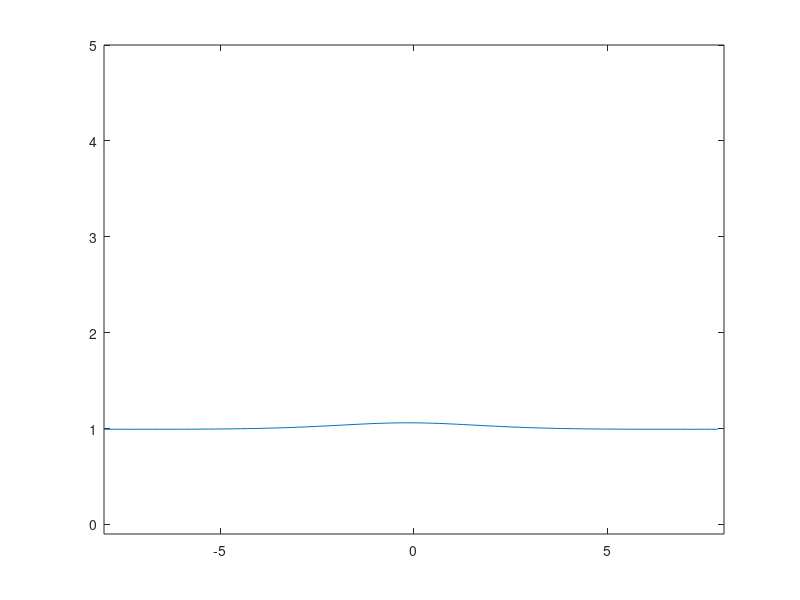

MATLAB code for this plot:
% 6/21/12 Eric Roma, Andy Reagan
% This code generates a movie of Peregrine Soliton solution in the 1+1D
% NLS equation

clear all;

a3 = 5*i/2;
a5 = 1/240;

res=100;

Z = zeros(res);

for w = 1:res
    for j = 1:res
        x = 8*w/res-4;
        t = 16*j/res-8;
        Z(j,w) = (1-(4*(1+2*i*x))/(1+4*t^2+4*x^2))*exp(i*x);
    end
end

for b=1:res
    c = Z(:,b);
    plot(-8:16/100:8-8/100,abs(c));
    axis([-8,8,-0.1,5]);
    F(b)=getframe;
end

movie(F,3,15);